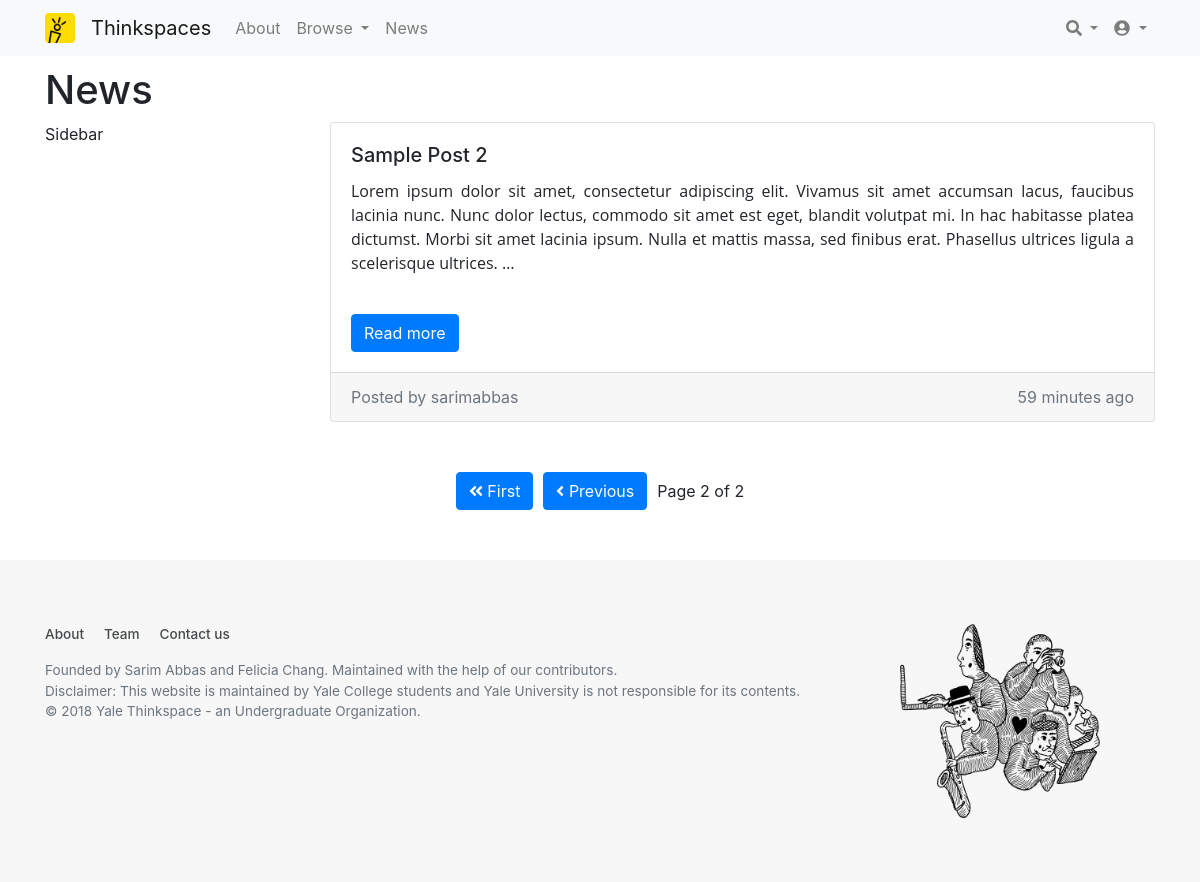
Screenshot of /news/?page=2 with the database file from the repository.
### client/models.py (models this page shows, shortened)
class Post(models.Model):
    posted_by = models.ForeignKey(
        User, on_delete=models.CASCADE, related_name="posts", blank=True, null=True
    )
    cover_image = models.URLField(blank=True)
    title = models.TextField(max_length=200, null=True)
    body = HTMLField()
    project = models.ForeignKey(
        Project, on_delete=models.CASCADE, related_name="posts", blank=True, null=True)
    is_private = models.BooleanField(default=False)
    is_site = models.BooleanField(default=False)
    timestamp = models.DateTimeField(auto_now_add=True, blank=True, null=True)
    class Meta:
        verbose_name = "Post"
        verbose_name_plural = "Posts"

class User(AbstractUser):
    hearts = models.IntegerField(default=0)
    hearted_users = models.ManyToManyField("User", related_name="hearted_by", blank=True)
    is_moderator = models.BooleanField(default=False)
    is_mentor = models.BooleanField(default=False)
    site_roles = models.ManyToManyField(UserSiteRole, related_name="users", blank=True)
    courses = models.ManyToManyField(Course, related_name="courses", blank=True)
    about = HTMLField(blank=True)
    photo = models.URLField(blank=True)
    resume = models.URLField(blank=True)

### client/views.py (the view)
# urls.py: path('news/', views.news, name='news')
def news(request):
    posts = Post.objects.all()
    paginator = Paginator(posts, 1)  # show 5 posts per page
    page = request.GET.get('page')
    posts = paginator.get_page(page)
    return render(request, 'news/news.html', {
        "posts" : posts,
    })

### client/templates/news/news.html (shortened to what this page needs)
{% extends 'layout.html' %}
{% load static %}
{% block content %}
<div class="news">
    <h1>News</h1>
    <div class="row">
        <div class="col-lg-3">
            Sidebar
        </div>
        <div class="col-lg-9">
            {% for item in posts %}
                {% include 'components/post/post_preview.html' with post=item %}
            {% endfor %}
        </div>
    </div>
    <div class="pagination d-flex justify-content-center align-items-center">
        {% include 'components/pagination.html' with items=posts %}
    </div>
</div>
{% endblock %}

### client/templates/layout.html (shortened to what this page needs)
{% load static %}
<!DOCTYPE html>
<html lang="en">
    <head>
        <link rel="stylesheet" href="https://stackpath.bootstrapcdn.com/bootstrap/4.1.1/css/bootstrap.min.css"
>
        <link rel="stylesheet" href="{% static 'css/global.css' %}">
        <link rel="stylesheet" href="{% static 'css/awesomplete.css' %}">
    </head>
    <body>
        {% include "components/navbar.html" %}
        <div class="container">
            {% include 'components/messages.html' %}
            {% block content %}
            {% endblock %}
        </div>
        {% include "components/footer.html" %}
    </body>
</html>

### client/templates/components/navbar.html (shortened to what this page needs)
{% load static %}
<nav class="navbar sticky-top navbar-expand-lg navbar-light rounded bg-light justify-content-between">
    <div class="container">
        <a class="navbar-brand" href="{% url 'index' %}">
            <img src="{% static 'img/logo/default.png' %}" width="30px" class="d-inline-block align-top rounded" alt="">
        </a>
        <a class="navbar-brand" href="{% url 'index' %}">
            Thinkspaces
        </a>
        <div class="collapse navbar-collapse" id="navbarThinkspace">
            <ul class="navbar-nav mr-auto">
                <li class="nav-item">
                    <a class="nav-link" href="#">About</a>
                </li>
                <li class="nav-item dropdown">
                    <a class="nav-link dropdown-toggle" href="#" id="navbarDropdownBrowse" role="button" data-toggle="dropdown" aria-haspopup="true"
                        aria-expanded="false">
                        Browse
                    </a>
                </li>
                <li class="nav-item">
                    <a class="nav-link" href="{% url 'news' %}">News</a>
                </li>
            </ul>
            <ul class="navbar-nav ml-auto">
                <li class="nav-item dropdown">
                    <a class="nav-link dropdown-toggle" href="#" id="navbarDropdownSearch" role="button" data-toggle="dropdown" aria-haspopup="true"
                        aria-expanded="false">
                        <i class="fa fa-search"></i>
                    </a>
                </li>
                <li class="nav-item dropdown">
                    <a class="nav-link dropdown-toggle" href="#" id="navbarDropdownSign" role="button" data-toggle="dropdown" aria-haspopup="true"
                        aria-expanded="false">
                        <i class="fa fa-user-circle" aria-hidden="true"></i>
                    </a>
                </li>
            </ul>
        </div>
    </div>
</nav>

### client/templates/components/messages.html (shortened to what this page needs)
<div class="site-messages">
</div>

### client/templates/components/post/post_preview.html (shortened to what this page needs)
<div class="card">
    <div class="card-body">
        <h5 class="card-title">{{ post.title }}</h5>
        {{ post.body|truncatewords_html:50|safe }}
        <br>
        <a class="btn btn-primary" href="#">
            Read more
        </a>
    </div>
    <div class="card-footer text-muted">
        <div class="d-flex justify-content-between align-items-center">
            <span>
                Posted by {{ post.posted_by.username }}
            </span>
            <span>
                {{ post.timestamp|timesince }} ago
            </span>
        </div>
    </div>
</div>

### client/templates/components/pagination.html (shortened to what this page needs)
 <div class="pagination d-flex justify-content-center align-items-center">
        {% if items.has_previous %}
            <a class="btn btn-primary"href="?page=1"><i class="fas fa-angle-double-left"></i> First</a>
            <a class="btn btn-primary"href="?page={{ items.previous_page_number }}"><i class="fas fa-angle-left"></i> Previous</a>
        {% endif %}
        <span class="current">
            Page {{ items.number }} of {{ items.paginator.num_pages }}
        </span>
</div>

### client/templates/components/footer.html (shortened to what this page needs)
{% load static %}
<footer class="bd-footer text-muted">
    <div class="container">
        <div class="row">
            <div class="col-sm-9">
                <ul class="bd-footer-links">
                    <li>
                        <a href="">About</a>
                    </li>
                    <li>
                        <a href="">Team</a>
                    </li>
                    <li>
                        <a href="">Contact us</a>
                    </li>
                </ul>
                <p>Founded by Sarim Abbas and Felicia Chang. Maintained with the help of our contributors.</p>
                <p>Disclaimer: This website is maintained by Yale College students and Yale University is not responsible for
                    its contents.</p>
                <p>&copy;
                     Yale Thinkspace - an Undergraduate Organization.</p>
            </div>
            <div class="col-sm-3">
                <img src="{% static 'img/footer.png' %}" width="200px" class="img-fluid">
            </div>
        </div>
    </div>
</footer>

### client/static/css/global.css (style rules this page uses)
nav { margin-top: 0px; }
.site-messages { padding: 10px 0px 0px 0px; }
.bd-footer { padding: 4rem 0; margin-top: 2rem; font-size: 85%; text-align: center; background-color: #f7f7f7 }
.bd-footer a { font-weight: 500; color: #464a4c }
.bd-footer p { margin-bottom: 0 }
@media (min-width:576px) { .bd-footer { text-align: left } }
.bd-footer-links { padding-left: 0; margin-bottom: 1rem }
.bd-footer-links li { display: inline-block }
.bd-footer-links li+li { margin-left: 1rem }
.pagination { margin: 50px 0px; }
.pagination > * { margin: 0px 5px; }

### rows the page displays
Post: title "Sample Post 2", body "Lorem ipsum dolor sit amet, consectetur adipiscing elit. Vivamus sit amet accumsan lacus, faucibus lacinia nunc. Nunc dolor lectus, commodo sit amet est eget, blandit volutpat mi. In hac habitasse platea dictumst. Morbi sit amet lacinia ipsum. Nulla et mattis massa, sed finibus erat. Phasellus ultrices ligula a scelerisque ultrices. …", posted_by.username "sarimabbas", timestamp "59 minutes"

### other values shown
{{ items.number }} "2"
{{ items.paginator.num_pages }} "2"
